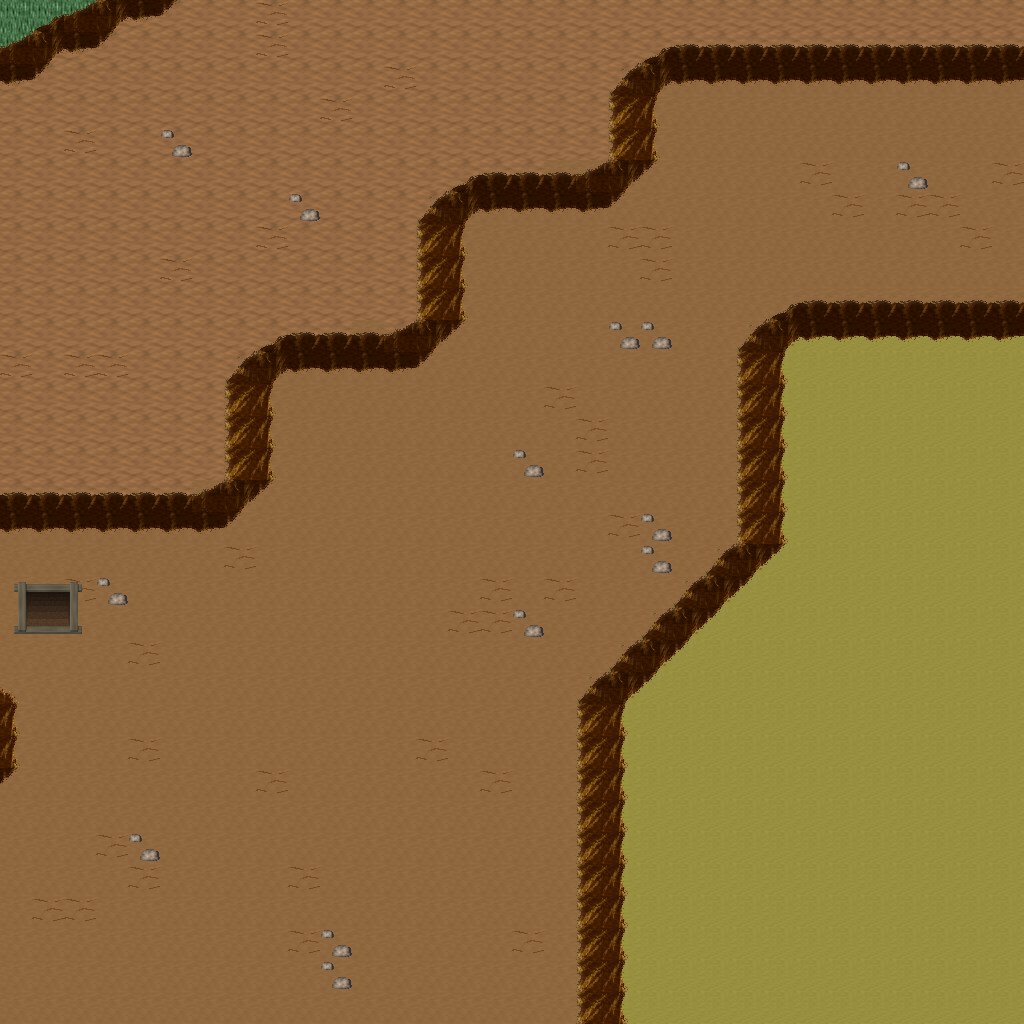

Tiled map render using the project's own tile images. Description and the map definition, with tile-layer contents summarised, below:
An orthogonal 32x32 tile map with 32x32 px tiles, 5 tile layers (Ground, Objects, Objects2, Above, ...), 1 hidden layer not drawn, 25 tilesets.

<map version="1.10" tiledversion="1.11.0" orientation="orthogonal" renderorder="right-down" width="32" height="32" tilewidth="32" tileheight="32" infinite="0" nextlayerid="11" nextobjectid="1">
 <tileset firstgid="1" name="ground_ground" tilewidth="32" tileheight="32" tilecount="33" columns="3">
  <image source="../drawable/ground_ground.png" width="96" height="352" />
 </tileset>
 <tileset firstgid="34" name="ground_grass_edges" tilewidth="32" tileheight="32" tilecount="36" columns="12">
  <image source="../drawable/ground_grass_edges.png" width="384" height="96" />
 </tileset>
 <tileset firstgid="70" name="ground_ridge_earth_dark" tilewidth="32" tileheight="32" tilecount="96" columns="12">
  <image source="../drawable/ground_ridge_earth_dark.png" width="384" height="256" />
 </tileset>
 <tileset firstgid="166" name="plant_flower_daisy_white" tilewidth="32" tileheight="32" tilecount="8" columns="2">
  <image source="../drawable/plant_flower_daisy_white.png" width="64" height="128" />
 </tileset>
 <tileset firstgid="174" name="plant_grasses" tilewidth="32" tileheight="32" tilecount="6" columns="3">
  <image source="../drawable/plant_grasses.png" width="96" height="64" />
 </tileset>
 <tileset firstgid="180" name="ground_rock_pebbles" tilewidth="32" tileheight="32" tilecount="3" columns="1">
  <image source="../drawable/ground_rock_pebbles.png" width="32" height="96" />
 </tileset>
 <tileset firstgid="183" name="plant_flower_daisy_blue" tilewidth="32" tileheight="32" tilecount="8" columns="2">
  <image source="../drawable/plant_flower_daisy_blue.png" width="64" height="128" />
 </tileset>
 <tileset firstgid="191" name="ground_ladder_vertical_dark" tilewidth="32" tileheight="32" tilecount="3" columns="3">
  <image source="../drawable/ground_ladder_vertical_dark.png" width="96" height="32" />
 </tileset>
 <tileset firstgid="194" name="item_corpse_huge_animal" tilewidth="32" tileheight="32" tilecount="16" columns="2">
  <image source="../drawable/item_corpse_huge_animal.png" width="64" height="256" />
 </tileset>
 <tileset firstgid="210" name="ground_ladder_steps" tilewidth="32" tileheight="32" tilecount="6" columns="3">
  <image source="../drawable/ground_ladder_steps.png" width="96" height="64" />
 </tileset>
 <tileset firstgid="216" name="logic_creature_rodent" tilewidth="32" tileheight="32" tilecount="8" columns="8">
  <image source="../drawable/logic_creature_rodent.png" width="256" height="32" />
 </tileset>
 <tileset firstgid="224" name="logic_creature_animal" tilewidth="32" tileheight="32" tilecount="32" columns="8">
  <image source="../drawable/logic_creature_animal.png" width="256" height="128" />
 </tileset>
 <tileset firstgid="256" name="logic_portal" tilewidth="32" tileheight="32" tilecount="24" columns="8">
  <image source="../drawable/logic_portal.png" width="256" height="96" />
 </tileset>
 <tileset firstgid="280" name="logic_creature_orc" tilewidth="32" tileheight="32" tilecount="6" columns="6">
  <image source="../drawable/logic_creature_orc.png" width="192" height="32" />
 </tileset>
 <tileset firstgid="286" name="logic_collision" tilewidth="32" tileheight="32" tilecount="1" columns="1">
  <image source="../drawable/logic_collision.png" width="32" height="32" />
 </tileset>
 <tileset firstgid="287" name="ground_green_paving" tilewidth="32" tileheight="32" tilecount="18" columns="3">
  <image source="../drawable/ground_green_paving.png" width="96" height="192" />
 </tileset>
 <tileset firstgid="305" name="logic_protection" tilewidth="32" tileheight="32" tilecount="2" columns="2">
  <image source="../drawable/logic_protection.png" width="64" height="32" />
 </tileset>
 <tileset firstgid="307" name="ground_earth_edges" tilewidth="32" tileheight="32" tilecount="18" columns="6">
  <image source="../drawable/ground_earth_edges.png" width="192" height="96" />
 </tileset>
 <tileset firstgid="325" name="ground_grass_corners" tilewidth="32" tileheight="32" tilecount="24" columns="6">
  <image source="../drawable/ground_grass_corners.png" width="192" height="128" />
 </tileset>
 <tileset firstgid="349" name="plant_tree_tree_darkgreen" tilewidth="32" tileheight="32" tilecount="88" columns="8">
  <image source="../drawable/plant_tree_tree_darkgreen.png" width="256" height="352" />
 </tileset>
 <tileset firstgid="437" name="plant_tree_evergreen" tilewidth="32" tileheight="32" tilecount="36" columns="3">
  <image source="../drawable/plant_tree_evergreen.png" width="96" height="384" />
 </tileset>
 <tileset firstgid="473" name="building_decoration_rocks" tilewidth="32" tileheight="32" tilecount="6" columns="3">
  <image source="../drawable/building_decoration_rocks.png" width="96" height="64" />
 </tileset>
 <tileset firstgid="479" name="plant_bush_bushes" tilewidth="32" tileheight="32" tilecount="10" columns="5">
  <image source="../drawable/plant_bush_bushes.png" width="160" height="64" />
 </tileset>
 <tileset firstgid="489" name="plant_bush_various_small" tilewidth="32" tileheight="32" tilecount="9" columns="3">
  <image source="../drawable/plant_bush_various_small.png" width="96" height="96" />
 </tileset>
 <tileset firstgid="498" name="ground_dry_grass" tilewidth="32" tileheight="32" tilecount="54" columns="9">
  <image source="../drawable/ground_dry_grass.png" width="288" height="192" />
 </tileset>
 <layer id="1" name="Ground" width="32" height="32">
  <data>[1024 cells, 1024 non-empty, 4 distinct tile ids]</data>
 </layer>
 <layer id="2" name="Objects" width="32" height="32">
  <data>[1024 cells, 224 non-empty, 13 distinct tile ids]</data>
 </layer>
 <layer id="3" name="Objects2" width="32" height="32">
  <data>[1024 cells, 6 non-empty, 6 distinct tile ids]</data>
 </layer>
 <layer id="4" name="Above" width="32" height="32">
  <data>[1024 cells, 0 non-empty, 0 distinct tile ids]</data>
 </layer>
 <layer id="5" name="Above2" width="32" height="32">
  <data>[1024 cells, 0 non-empty, 0 distinct tile ids]</data>
 </layer>
 <layer id="6" name="Walkable" width="32" height="32" visible="0">
  <data>[1024 cells, 152 non-empty, 1 distinct tile ids]</data>
 </layer>
 <objectgroup id="7" name="Mapevents" />
 <objectgroup id="8" name="Spawn" />
 <objectgroup id="9" name="Keys" />
 <objectgroup id="10" name="Replace" />
</map>
